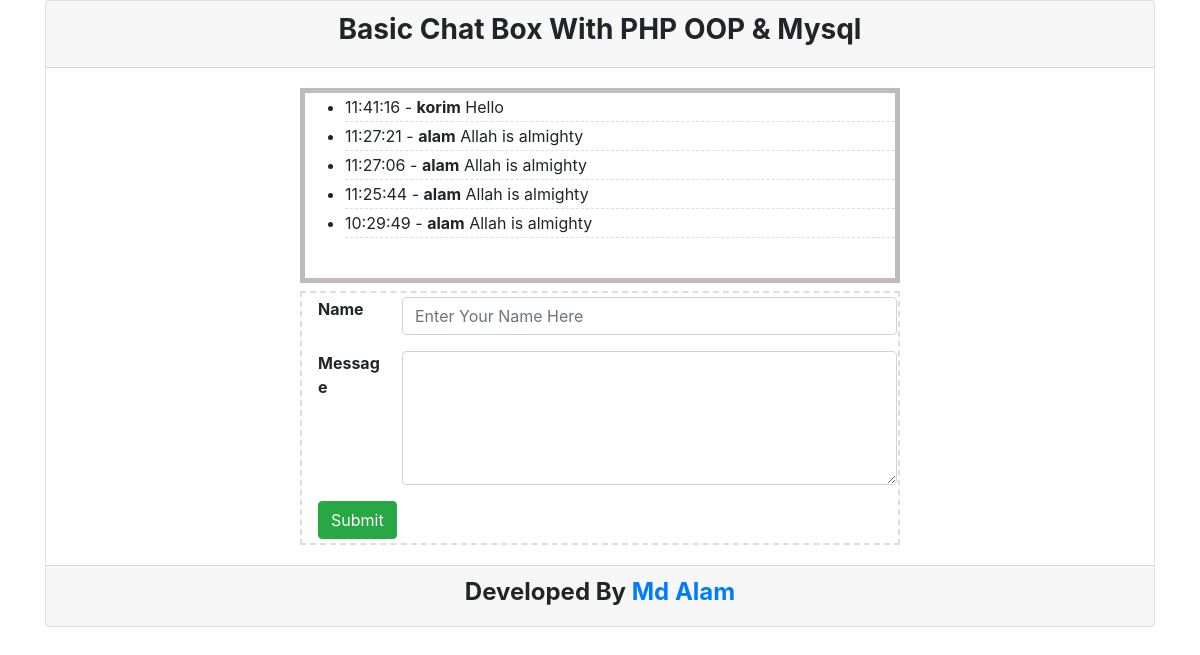
The page / on the database its author committed.
### tables this page shows
CREATE TABLE `tbl_chat` (
  `id` int(11) NOT NULL,
  `name` varchar(55) NOT NULL,
  `message` text NOT NULL,
  `time` time NOT NULL
);

### lib/Database.php (called while the page is built, shortened)
<?php
class Database
{
	public $host = DB_HOST;
	public $user = DB_USER;
	public $pass = DB_PASS;
	public $name = DB_NAME;
	public $link;
	public function connectDB()
	{
		$this->link = new mysqli($this->host, $this->user, $this->pass, $this->name);
	}
	public function select($query)
	{
		$selected_row = $this->link->query($query) or die($this->link->error.__LINE__);
		if ($selected_row->num_rows > 0) {
			return $selected_row;
		}else{
			die();
		}
	}
}

### index.php (the view, shortened to what this page needs)
<?php
  $filepath = realpath(dirname(__FILE__));
  include_once $filepath.'/lib/Database.php';
  $db = new Database();
?>
<!doctype html>
<html lang="en">
  <head>
    <link rel="stylesheet" href="https://stackpath.bootstrapcdn.com/bootstrap/4.1.3/css/bootstrap.min.css">
    <link rel="stylesheet" href="style.css">
  </head>
  <body>
    <div class="container">
      <div class="card">
        <div class="card-header">
          <h3 class="text-center font-weight-bold">Basic Chat Box With PHP OOP & Mysql</h3>
        </div>
        <div class="card-body">
          <div class="message m-auto">
            <ul>
              <?php
                $query = "SELECT * FROM tbl_chat ORDER BY id DESC";
                $selected_row = $db->select($query);
                while ($data = $selected_row->fetch_assoc()) {
              ?>
              <li><?php echo $data['time']; ?> - <strong><?php echo $data['name']; ?></strong> <?php echo $data['message']; ?></li>
              <?php
                }
              ?>
            </ul>
          </div>
          <div class="input m-auto">
            <div class="input-wrapper pl-3 pr-3 pt-1 pb-1">
              <form action="" method="post">
              <div class="form-group row">
                <label for="name" class="col-2 font-weight-bold">Name</label>
                <input type="text" class="form-control col-10" name="name" id="name" placeholder="Enter Your Name Here">
              </div>
              <div class="form-group row">
                <label for="message" class="col-2 font-weight-bold">Message</label>
                <textarea name="message" id="message" class="form-control col-10" cols="30" rows="5"></textarea>
              </div>
              <input type="submit" class="btn btn-success" value="Submit">
            </form>
            </div>
          </div>
        </div>
        <div class="card-footer">
          <h4 class="text-center font-weight-bold">Developed By <a href="http://facebook.com/developer.alam">Md Alam</a></h4>
        </div>
      </div>
    </div>
  </body>
</html>

### style.css (style rules this page uses)
.message { width: 600px; height:195px; border:5px solid #c1bcbc; overflow: scroll; }
.message li { border-bottom:1px dashed #ddd; padding:2px 0px; }
.input { width: 600px; border:2px dashed #ddd; }

### rows shown on the page
tbl_chat: time "11:41:16", name "korim", message "Hello"
tbl_chat: time "11:27:21", name "alam", message "Allah is almighty"
tbl_chat: time "11:27:06", name "alam", message "Allah is almighty"
tbl_chat: time "11:25:44", name "alam", message "Allah is almighty"
tbl_chat: time "10:29:49", name "alam", message "Allah is almighty"
